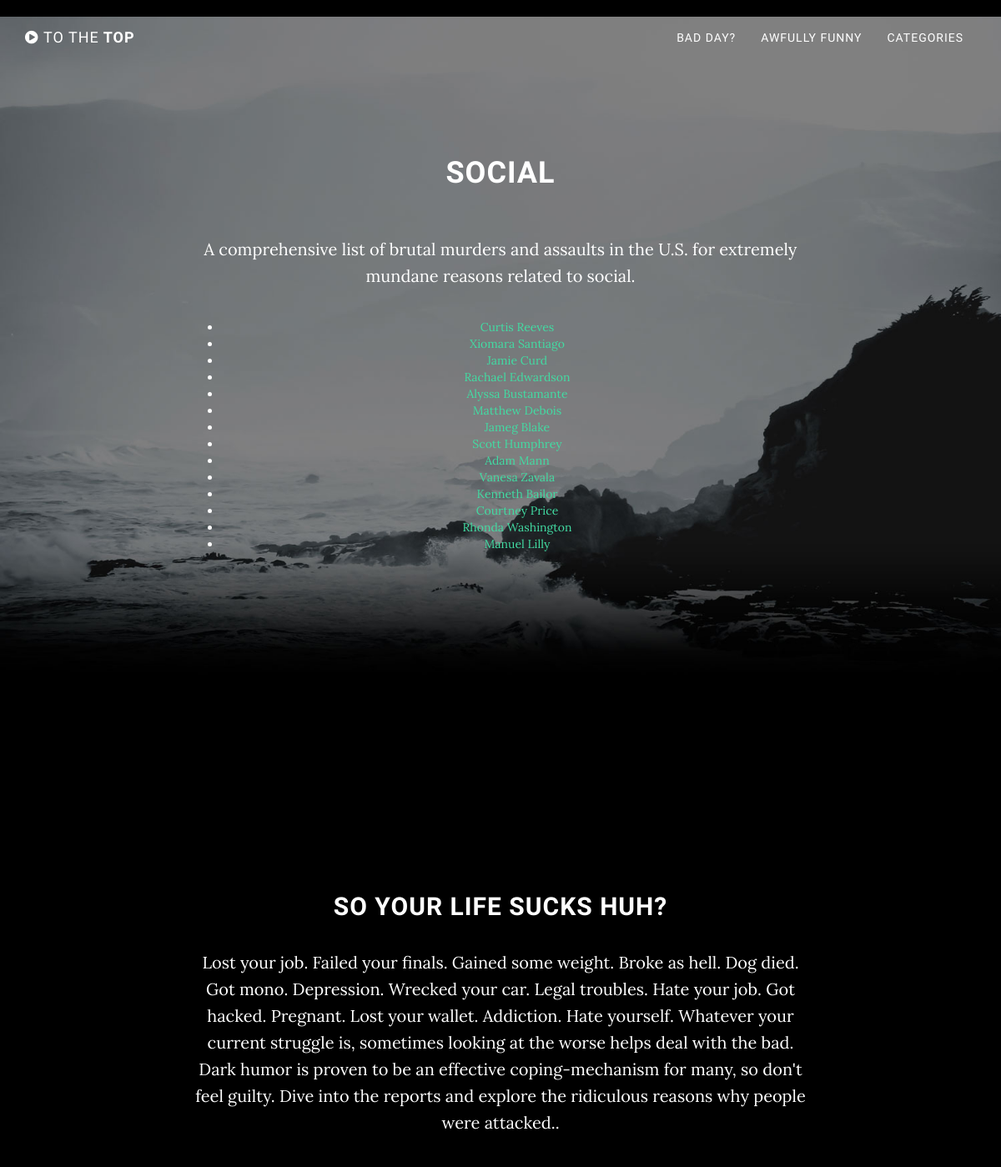
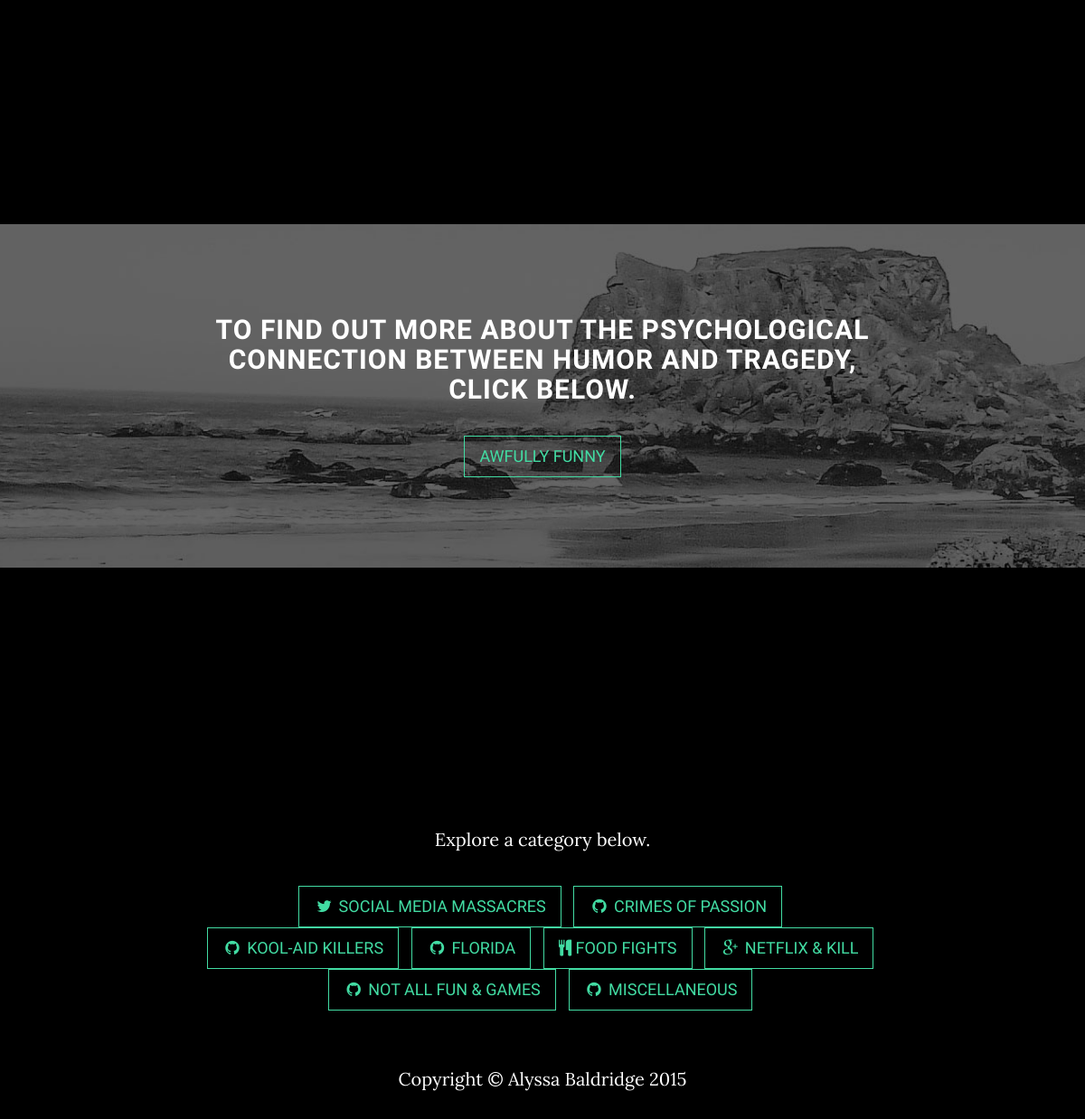
/tag/social-media, run on the app's committed database (2 pictures, top to bottom).
### violenceapp/models.py (models this page shows, shortened)
class Tags(models.Model):
    tag = models.CharField(max_length=255)
    tag_slug = models.SlugField()
    def __unicode__(self):
        return self.tag

class Report(models.Model):
    name = models.CharField(max_length=50)
    age = models.IntegerField()
    state = models.ForeignKey(State)
    report_date = models.DateField()
    description = models.TextField()
    tags = models.ManyToManyField(Tags, blank=True, null=True)
    def get_absolute_url(self):
        return "/reports/%i" % self.id

### violenceapp/views.py (the view)
# urls.py: url(r'tag/(?P<tag_slug>[\w-]+)$', views.tagdetail),
def tagdetail(request, tag_slug):
    tag = Tags.objects.get(tag_slug=tag_slug)
    reports = Report.objects.filter(tags=tag)
    context = {"tag": tag, "reports": reports}
    return render(request, 'tagdetail.html', context)

### violenceapp/templates/tagdetail.html
{% extends "base.html" %}
{% block content %}
<br>
<h1>{{ tag }}</h1>
<br>
<p> A comprehensive list of brutal murders and assaults in the U.S. for extremely mundane reasons related to {{ tag }}. </p>
<ul>{% for object in reports %}
<li><a href="{{ object.get_absolute_url }}">{{ object.name }}</a></li>
{% endfor %}</ul>
{% endblock %}

### violenceapp/static/css/grayscale.css (style rules this page uses)
body { width: 100%; height: 100%; font-family: Lora,"Helvetica Neue",Helvetica,Arial,sans-serif; color: #fff; background-color: #000; }
html { width: 100%; height: 100%; }
h1, h2, h3, h4, h5, h6 { margin: 0 0 35px; text-transform: uppercase; font-family: Montserrat,"Helvetica Neue",Helvetica,Arial,sans-serif; font-weight: 700; letter-spacing: 1px; }
p { margin: 0 0 25px; font-size: 18px; line-height: 1.5; }
@media (min-width:768px) { p { margin: 0 0 35px; font-size: 20px; line-height: 1.6; } }
a { color: #42dca3; -webkit-transition: all .2s ease-in-out; -moz-transition: all .2s ease-in-out; transition: all .2s ease-in-out; }
body { webkit-tap-highlight-color: rgba(255,255,255,.2); }

### data on the page
Tags: tag "SOCIAL", tag "social"
Report: name "Curtis Reeves"
Report: name "Xiomara Santiago"
Report: name "Jamie Curd"
Report: name "Rachael Edwardson"
Report: name "Alyssa Bustamante"
Report: name "Matthew Debois"
Report: name "Jameg Blake"
Report: name "Scott Humphrey"
Report: name "Adam Mann"
Report: name "Vanesa Zavala"
Report: name "Kenneth Bailor"
Report: name "Courtney Price"
Report: name "Rhonda Washington"
Report: name "Manuel Lilly"
